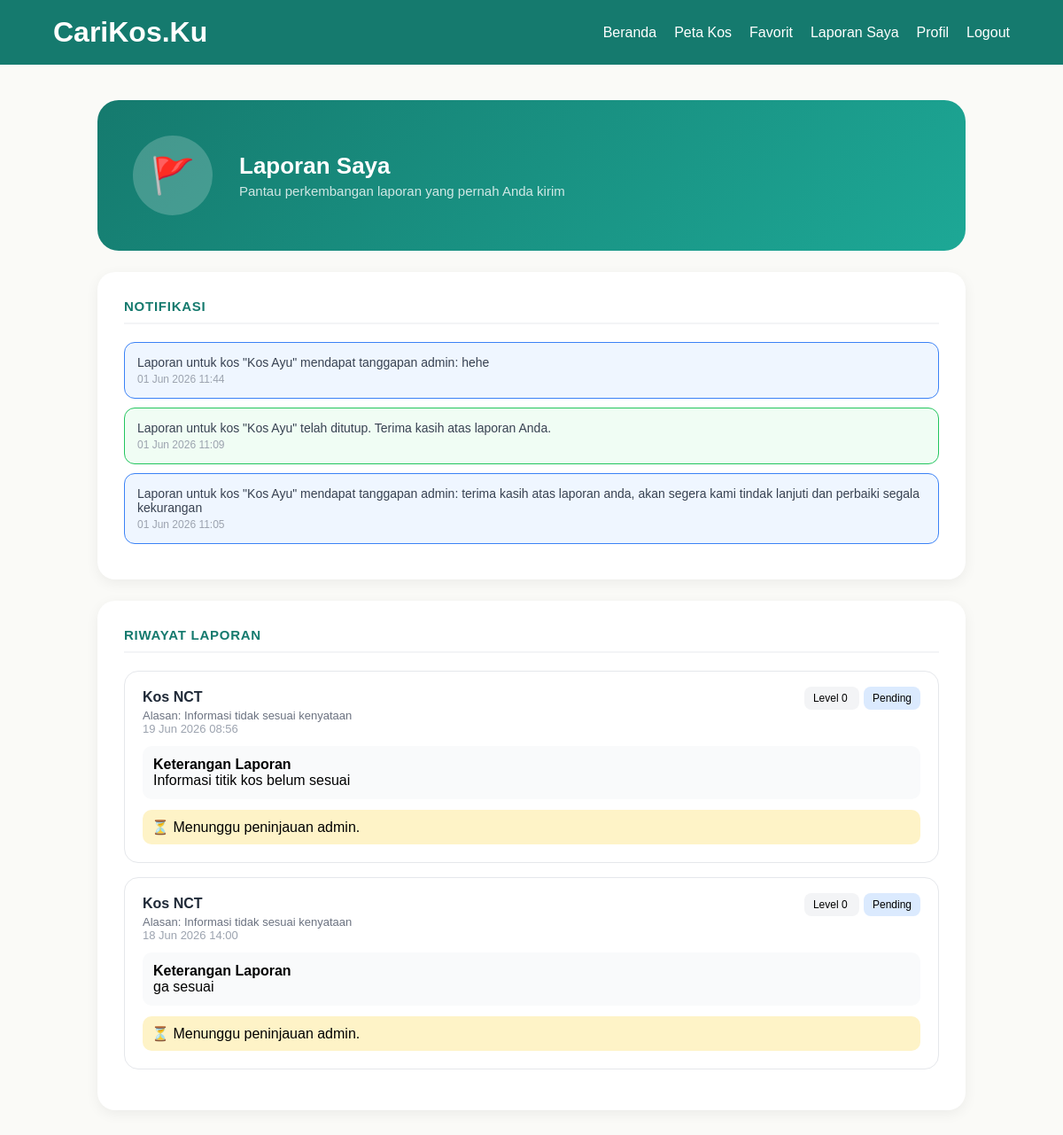
/laporan_penyewa.php (signed in), run on the app's committed database.
### tables this page shows
CREATE TABLE `notifikasi` (
  `id` int(11) NOT NULL,
  `user_id` int(11) NOT NULL,
  `kos_id` int(11) DEFAULT NULL,
  `report_id` int(11) DEFAULT NULL,
  `pesan` text NOT NULL,
  `tipe` enum('peringatan','info','selesai') DEFAULT 'info',
  `is_read` tinyint(1) DEFAULT 0,
  `created_at` datetime DEFAULT current_timestamp()
);

CREATE TABLE `reports` (
  `id` int(11) NOT NULL,
  `reporter_id` int(11) NOT NULL,
  `kos_id` int(11) NOT NULL,
  `alasan` varchar(255) NOT NULL,
  `keterangan` text DEFAULT NULL,
  `status` enum('pending','ditinjau','selesai') DEFAULT 'pending',
  `created_at` datetime DEFAULT current_timestamp(),
  `level_peringatan` int(11) DEFAULT 0,
  `tanggapan_admin` text DEFAULT NULL,
  `tanggapan_pemilik` text DEFAULT NULL,
  `foto_tanggapan` varchar(255) DEFAULT NULL
);

CREATE TABLE `kos` (
  `id` int(11) NOT NULL,
  `user_id` int(11) NOT NULL,
  `nama_kos` varchar(100) NOT NULL,
  `alamat` text NOT NULL,
  `kampus_terdekat` varchar(100) DEFAULT NULL,
  `harga` int(11) NOT NULL,
  `gender` enum('putra','putri','campur') NOT NULL,
  `status` enum('tersedia','hampir_penuh','penuh') DEFAULT 'tersedia',
  `fasilitas` text DEFAULT NULL,
  `jam_malam` varchar(10) DEFAULT NULL,
  `rating` float DEFAULT 0,
  `terverifikasi` tinyint(1) DEFAULT 0,
  `dokumen_kepemilikan` varchar(255) DEFAULT NULL,
  `created_at` timestamp NOT NULL DEFAULT current_timestamp(),
  `lat` decimal(10,8) DEFAULT NULL,
  `lng` decimal(11,8) DEFAULT NULL
);

### laporan_penyewa.php (the view, shortened to what this page needs)
<?php
require "koneksi.php";
$user_id = $_SESSION['id'];
$query_notif = mysqli_query($conn, "
    SELECT *
    FROM notifikasi
    WHERE user_id = '$user_id'
    ORDER BY created_at DESC
    LIMIT 10
");
mysqli_query($conn, "
    UPDATE notifikasi
    SET is_read = 1
    WHERE user_id = '$user_id'
");
$query_laporan = mysqli_query($conn, "
    SELECT r.*, k.nama_kos
    FROM reports r
    JOIN kos k ON r.kos_id = k.id
    WHERE r.reporter_id = '$user_id'
    ORDER BY r.created_at DESC
");
?>
<!DOCTYPE html>
<html lang="id">
<head>
    <link rel="stylesheet" href="style.css">
</head>
<body>
<div class="navbar">
    <h1>CariKos.Ku</h1>
    <div class="menu">
        <a href="index_penyewa.php">Beranda</a>
        <a href="peta.php">Peta Kos</a>
        <a href="favorit.php">Favorit</a>
        <a href="laporan_penyewa.php">Laporan Saya</a>
        <a href="profil_penyewa.php">Profil</a>
        <a href="logout.php">Logout</a>
    </div>
</div>
<div class="profil-page">
    <div class="profil-header" style="border-radius:24px; margin-bottom:24px;">
        <div class="profil-avatar">🚩</div>
        <div class="profil-header-info">
            <h2>Laporan Saya</h2>
            <p>Pantau perkembangan laporan yang pernah Anda kirim</p>
        </div>
    </div>
    <div class="profil-body">
        <div class="profil-card full-width">
            <h3>Notifikasi</h3>
        <?php if(mysqli_num_rows($query_notif) == 0): ?>
            <p style="color:#9CA3AF;font-size:14px;">
                Belum ada notifikasi.
            </p>
        <?php else: ?>
            <?php while($notif = mysqli_fetch_assoc($query_notif)): ?>
            <div style="
                padding:14px;
                border-radius:12px;
                margin-bottom:10px;
                background:<?= $notif['tipe']=='peringatan' ? '#FEF2F2' : ($notif['tipe']=='selesai' ? '#F0FDF4' : '#EFF6FF') ?>;
                border:1px solid <?= $notif['tipe']=='peringatan' ? '#EF4444' : ($notif['tipe']=='selesai' ? '#22C55E' : '#3B82F6') ?>;
            ">
                <p style="font-size:14px;color:#374151;margin-bottom:4px;">
                    <?= htmlspecialchars($notif['pesan']) ?>
                </p>
                <p style="font-size:12px;color:#9CA3AF;">
                    <?= date('d M Y H:i', strtotime($notif['created_at'])) ?>
                </p>
            </div>
        <?php endwhile; ?>
    <?php endif; ?>
</div>
        <div class="profil-card full-width">
            <h3>Riwayat Laporan</h3>
            <?php if(mysqli_num_rows($query_laporan) == 0): ?>
                <p style="color:#9CA3AF;font-size:14px;">
                    Anda belum pernah mengirim laporan.
                </p>
            <?php else: ?>
                <?php while($lap = mysqli_fetch_assoc($query_laporan)): ?>
                <div style="border:1px solid #E5E7EB;border-radius:16px;padding:20px;margin-bottom:16px;">
                    <div style="display:flex;justify-content:space-between;align-items:flex-start;flex-wrap:wrap;gap:10px;margin-bottom:12px;">
                        <div>
                            <p style="font-weight:600;color:#1F2937;margin-bottom:4px;">
                                <?= htmlspecialchars($lap['nama_kos']) ?>
                            </p>
                            <p style="font-size:13px;color:#6B7280;">
                                Alasan: <?= htmlspecialchars($lap['alasan']) ?>
                            </p>
                            <p style="font-size:13px;color:#9CA3AF;">
                                <?= date('d M Y H:i', strtotime($lap['created_at'])) ?>
                            </p>
                        </div>
                        <div>
                            <span style="background:#F3F4F6;padding:6px 10px;border-radius:8px;font-size:12px;margin-right:5px;">
                                Level <?= (int)$lap['level_peringatan'] ?>
                            </span>
                            <span style="background:#DBEAFE;padding:6px 10px;border-radius:8px;font-size:12px;">
                                <?= ucfirst($lap['status']) ?>
                            </span>
                        </div>
                    </div>
                    <?php if(!empty($lap['keterangan'])): ?>
                    <div style="background:#F9FAFB;padding:12px;border-radius:10px;margin-bottom:12px;">
                        <strong>Keterangan Laporan</strong>
                        <p>
                            <?= nl2br(htmlspecialchars($lap['keterangan'])) ?>
                        </p>
                    </div>
                    <?php endif; ?>
                    <?php if($lap['status'] == 'pending'): ?>
                        <div style="background:#FEF3C7;padding:10px;border-radius:10px;">
                            ⏳ Menunggu peninjauan admin.
                        </div>
                    <?php elseif($lap['status'] == 'ditinjau'): ?>
                        <div style="background:#DBEAFE;padding:10px;border-radius:10px;">
                            🔎 Sedang ditinjau admin.
                        </div>
                    <?php else: ?>
                        <div style="background:#DCFCE7;padding:10px;border-radius:10px;">
                            ✅ Laporan telah selesai diproses.
                        </div>
                    <?php endif; ?>
                </div>
                <?php endwhile; ?>
            <?php endif; ?>
        </div>
    </div>
</div>
</body>
</html>

### style.css (style rules this page uses)
* { margin: 0; padding: 0; box-sizing: border-box; font-family: 'Poppins', sans-serif; }
body { background: #FAFAF7; }
.navbar { background: #157A6E; padding: 18px 60px; display: flex; justify-content: space-between; align-items: center; position: sticky; top: 0; z-index: 999; }
.navbar h1 { color: white; font-size: 32px; }
.menu { display: flex; gap: 20px; }
.menu a { color: white; text-decoration: none; font-weight: 500; }
.profil-page { padding: 40px 60px 60px; max-width: 1100px; margin: 0 auto; }
.profil-header { background: linear-gradient(135deg, #157A6E, #1DA896); border-radius: 24px; padding: 40px; display: flex; align-items: center; gap: 30px; margin-bottom: 30px; color: white; }
.profil-avatar { width: 90px; height: 90px; background: rgba(255,255,255,0.2); border-radius: 50%; display: flex; align-items: center; justify-content: center; font-size: 40px; flex-shrink: 0; }
.profil-header-info h2 { font-size: 26px; font-weight: 700; margin-bottom: 4px; }
.profil-header-info p { color: rgba(255,255,255,0.8); font-size: 15px; }
.profil-body { display: grid; grid-template-columns: 1fr 1fr; gap: 24px; }
.profil-card { background: white; border-radius: 20px; padding: 30px; box-shadow: 0 4px 15px rgba(0,0,0,0.06); }
.profil-card.full-width { grid-column: 1 / -1; }
.profil-card h3 { color: #157A6E; font-size: 15px; font-weight: 600; text-transform: uppercase; letter-spacing: 0.05em; margin-bottom: 20px; padding-bottom: 10px; border-bottom: 2px solid #F3F4F6; }

### data on the page
notifikasi: pesan "Laporan untuk kos \"Kos Ayu\" mendapat tanggapan admin: hehe", created_at "01 Jun 2026 11:44"
notifikasi: pesan "Laporan untuk kos \"Kos Ayu\" telah ditutup. Terima kasih atas laporan Anda.", created_at "01 Jun 2026 11:09"
notifikasi: pesan "Laporan untuk kos \"Kos Ayu\" mendapat tanggapan admin: terima kasih atas laporan anda, akan segera kami tindak lanjuti dan perbaiki segala kekurangan", created_at "01 Jun 2026 11:05"
reports: kos.nama_kos "Kos NCT", alasan "Informasi tidak sesuai kenyataan", created_at "19 Jun 2026 08:56", level_peringatan "0", status "Pending", keterangan "Informasi titik kos belum sesuai", shows "⏳ Menunggu peninjauan admin."
reports: kos.nama_kos "Kos NCT", alasan "Informasi tidak sesuai kenyataan", created_at "18 Jun 2026 14:00", level_peringatan "0", status "Pending", keterangan "ga sesuai", shows "⏳ Menunggu peninjauan admin."
